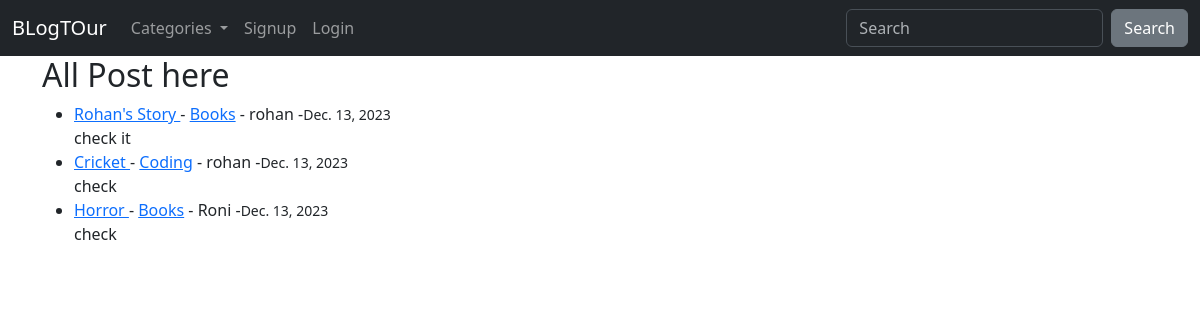
The page / on the database its author committed.
### blogapp/models.py (models this page shows, shortened)
class Post(models.Model):
    title = models.CharField(max_length=100)
    header_image=models.ImageField(blank=True, null=True, upload_to='images/')
    author = models.ForeignKey(User, on_delete=models.CASCADE)
    body = RichTextField(blank=True, null=True)
    category = models.CharField(max_length=100, default='Coding')
    snippet = models.CharField(max_length=100)
    post_date = models.DateField(auto_now_add=True)
    likes = models.ManyToManyField(User, related_name='blog_post')

### blogapp/views.py (the view)
# urls.py: path('', HomeView.as_view(), name='home'),
class HomeView(ListView):
    model=Post
    context_object_name='posts'
    template_name='home.html'
    ordering=['-post_date']
    def get_context_data(self,*args, **kwargs):
        cat_menu=Category.objects.all()
        context = super(HomeView,self).get_context_data(*args,**kwargs)
        context['cat_menu']=cat_menu
        return context

### blogapp/models.py (called while the page is built)
    def __str__(self):
        return self.name

### templates/home.html (shortened to what this page needs)
{% extends 'base.html' %}
{% block content %}
    <h2>All Post here</h2>
   <ul>
        {% for post in posts %}
        <li> <a href="{% url 'article-detail' post.id %}">{{post.title}} </a>
        - <a href="{% url 'category' post.category %}">{{post.category }}</a>
        - {{post.author}}
        -<small>{{post.post_date}}</small>
                {{ post.snippet }}
        </li>
        {% endfor %}
   </ul>
{% endblock content %}

### templates/base.html (shortened to what this page needs)
<!doctype html>
<html lang="en">
  <head>
    <link rel="stylesheet" href="https://cdnjs.cloudflare.com/ajax/libs/font-awesome/4.7.0/css/font-awesome.min.css">
    <link href="https://cdn.jsdelivr.net/npm/bootstrap@5.3.2/dist/css/bootstrap.min.css" rel="stylesheet">
  </head>
  <body>
  {% include 'navbar.html' %}
    <div class="container">
            {% block content %}
            {% endblock content %}
    </div>
  </body>
</html>

### templates/navbar.html (shortened to what this page needs)
<nav class="navbar navbar-expand-lg bg-dark" data-bs-theme="dark">
  <div class="container-fluid">
    <a class="navbar-brand" href="{% url 'home' %}">BLogTOur</a>
    <div class="collapse navbar-collapse" id="navbarColor02">
      <ul class="navbar-nav me-auto">
      {% if cat_menu %}
        <li class="nav-item dropdown">
          <a class="nav-link dropdown-toggle" href="#" role="button" data-bs-toggle="dropdown" aria-expanded="false">
            Categories
          </a>
        </li>
      {% else %}
        <li class="nav-item">
          <a class="nav-link" href="{% url 'category_list' %}">Category List</a>
        </li>
      {% endif %}
      {% if user.is_authenticated %}
            <li class="nav-item">
              <a class="nav-link" href="{% url 'addpost' %}">Blog Post</a>
            </li>
            <li class="nav-item">
              <a class="nav-link" href="{% url 'addcategory' %}">Add Category</a>
            </li>
            <li class="nav-item">
              <a class="nav-link" href="{% url 'password_change' %}">password_change</a>
            </li>
      {% else %}
      <li class="nav-item">
          <a class="nav-link" href="{% url 'register' %}">Signup</a>
        </li>
        <li class="nav-item">
          <a class="nav-link" href="{% url 'login' %}">Login</a>
        </li>
      {% endif %}
      </ul>
      <form class="d-flex">
        <input class="form-control me-sm-2" type="search" placeholder="Search">
        <button class="btn btn-secondary my-2 my-sm-0" type="submit">Search</button>
      </form>
    </div>
  </div>
</nav>

### rows shown on the page
Post: title "Rohan's Story", category "Books", author "rohan", post_date "Dec. 13, 2023", snippet "check it"
Post: title "Cricket", category "Coding", author "rohan", post_date "Dec. 13, 2023", snippet "check"
Post: title "Horror", category "Books", author "Roni", post_date "Dec. 13, 2023", snippet "check"
